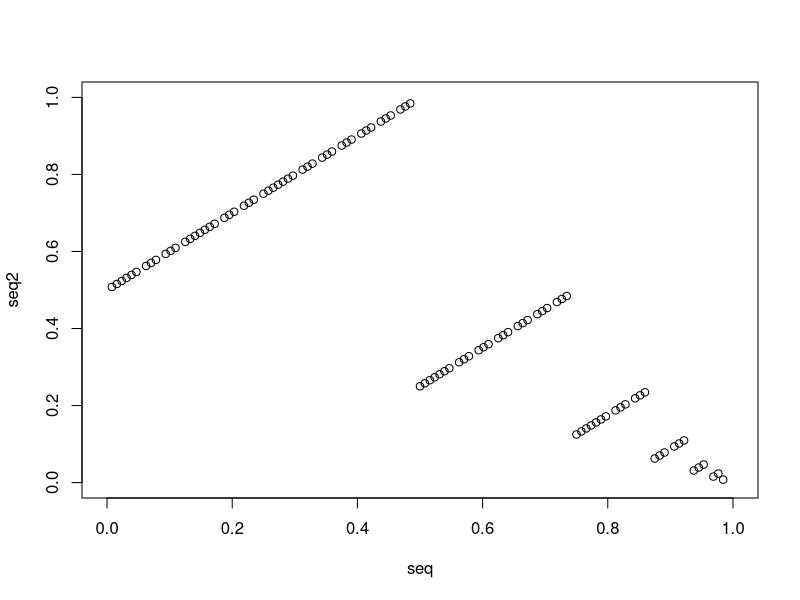

This chart was generated by the following R code:
seq=NULL;
for(i in 1:101){
	p=NULL;
	res <- 0;
	num=i;
	for(j in 1:8){
		p[j]=num%%2;
		num=num%/%2;
	}
	for(k in 1:8){
		res=res+p[k]*2^(-k);
	}
	seq[i]=res;
}
#Making 2-D pairs.
seq2=NULL;
for(s in 1:100){
	seq2[s]=seq[s+1];
}
length(seq) <- 100;

pk=c(0,1);
plot(seq,seq2, xlim=pk, ylim=pk);